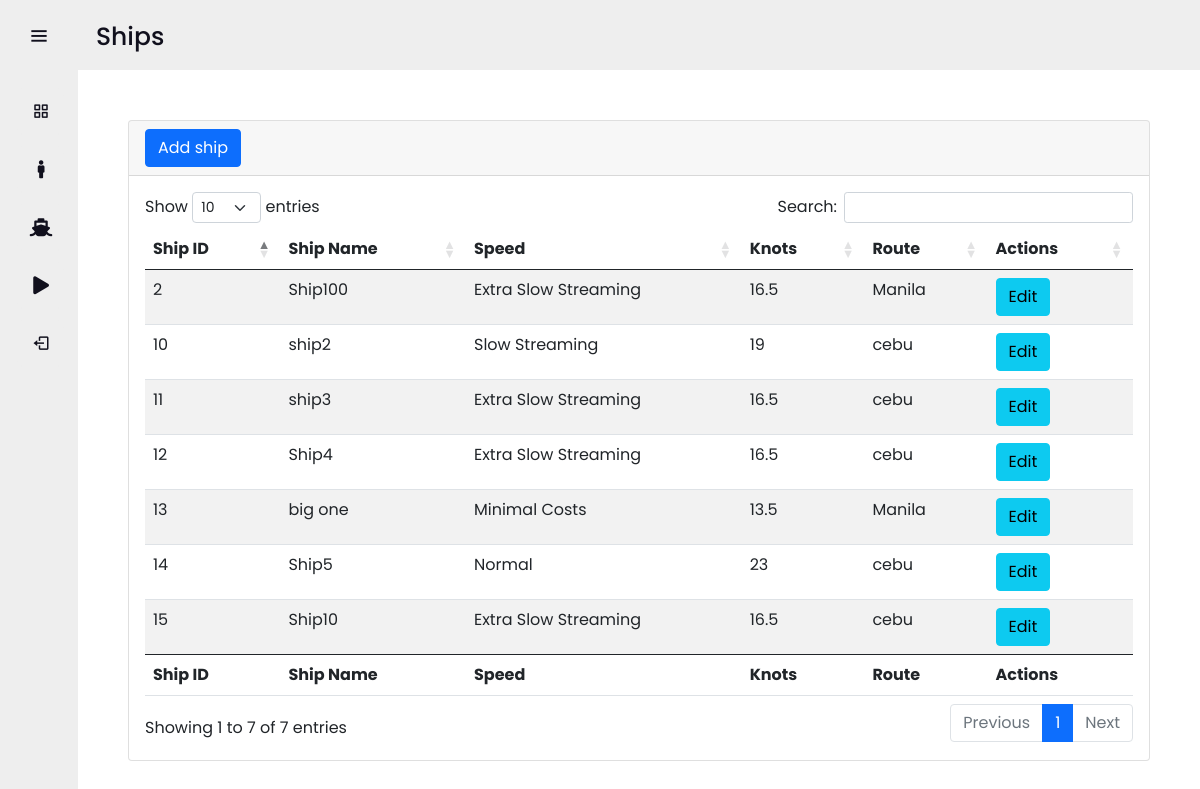
The app's page /admin/ship.php (signed in) with its own data.
### tables this page shows
CREATE TABLE `ship` (
  `ship_id` int(50) NOT NULL,
  `ship_name` varchar(25) NOT NULL,
  `speed` varchar(20) NOT NULL,
  `knots` float NOT NULL,
  `route_id` int(25) NOT NULL
);

CREATE TABLE `route` (
  `route_id` int(25) NOT NULL,
  `destination` varchar(50) NOT NULL,
  `distance` float NOT NULL
);

### admin/ship_process.php (called while the page is built, shortened)
<?php
	$find2 = "SELECT * FROM ship INNER JOIN route WHERE ship.route_id = route.route_id";
	$res2 = mysqli_query($db,$find2);
	$show_ship = mysqli_fetch_assoc($res2);
?>

### admin/ship.php (the view, shortened to what this page needs)
<?php
  include('header.php');
  include('ship_process.php');
?>
<section class="home-section">
  <div class="text">Ships</div>
  <div class="myCon">
    <div class="card">
  <div class="card-header">
    <button type="button" class="btn btn-primary" data-bs-toggle="modal" data-bs-target="#shipModal">Add ship</button>
  </div>
  <div class="card-body">
    <table id="example" class="table table-striped" style="width:100%">
        <thead>
            <tr>
                <th>Ship ID</th>
                <th>Ship Name</th>
                <th>Speed</th>
                <th>Knots</th>
                <th>Route</th>
                <th>Actions</th>
            </tr>
        </thead>
        <tbody>
            <?php
                if(mysqli_num_rows($res2) > 0){
                   do {
            ?>
            <tr>
                <td><?php echo $show_ship['ship_id'] ?></td>
                <td><?php echo $show_ship['ship_name'] ?></td>
                <td><?php echo $show_ship['speed'] ?></td>
                <td><?php echo $show_ship['knots'] ?></td>
                <td><?php echo $show_ship['destination'] ?></td>
                <td><a href="edit_ship.php?id=<?php echo $show_ship['ship_id']; ?>"><button class="btn btn-info">Edit</button></a></td>
            </tr>
            <?php
                    }while ($show_ship = mysqli_fetch_assoc($res2));
                }
            ?>
        </tbody>
        <tfoot>
            <tr>
                <th>Ship ID</th>
                <th>Ship Name</th>
                <th>Speed</th>
                <th>Knots</th>
                <th>Route</th>
                <th>Actions</th>
            </tr>
        </tfoot>
    </table>
  </div>
</div>
  </div>
</section>

### css/sidebar.css (style rules this page uses)
* { margin: 0; padding: 0; box-sizing: border-box; font-family: "Poppins" , sans-serif; }
.home-section { position: relative; background: #fff; min-height: 100vh; top: 0; left: 78px; width: calc(100% - 78px); transition: all 0.5s ease; z-index: 2; }
.home-section .text { display: inline-block; color: #11101d; font-size: 25px; font-weight: 500; background: #eeeeee; width: 100%; height: 70px; margin: 0; padding: 18px; }
.myCon { padding: 50px; width: 100%; }

### records on screen
ship: ship_id "2", ship_name "Ship100", speed "Extra Slow Streaming", knots "16.5", route.destination "Manila"
ship: ship_id "10", ship_name "ship2", speed "Slow Streaming", knots "19", route.destination "cebu"
ship: ship_id "11", ship_name "ship3", speed "Extra Slow Streaming", knots "16.5", route.destination "cebu"
ship: ship_id "12", ship_name "Ship4", speed "Extra Slow Streaming", knots "16.5", route.destination "cebu"
ship: ship_id "13", ship_name "big one", speed "Minimal Costs", knots "13.5", route.destination "Manila"
ship: ship_id "14", ship_name "Ship5", speed "Normal", knots "23", route.destination "cebu"
ship: ship_id "15", ship_name "Ship10", speed "Extra Slow Streaming", knots "16.5", route.destination "cebu"
